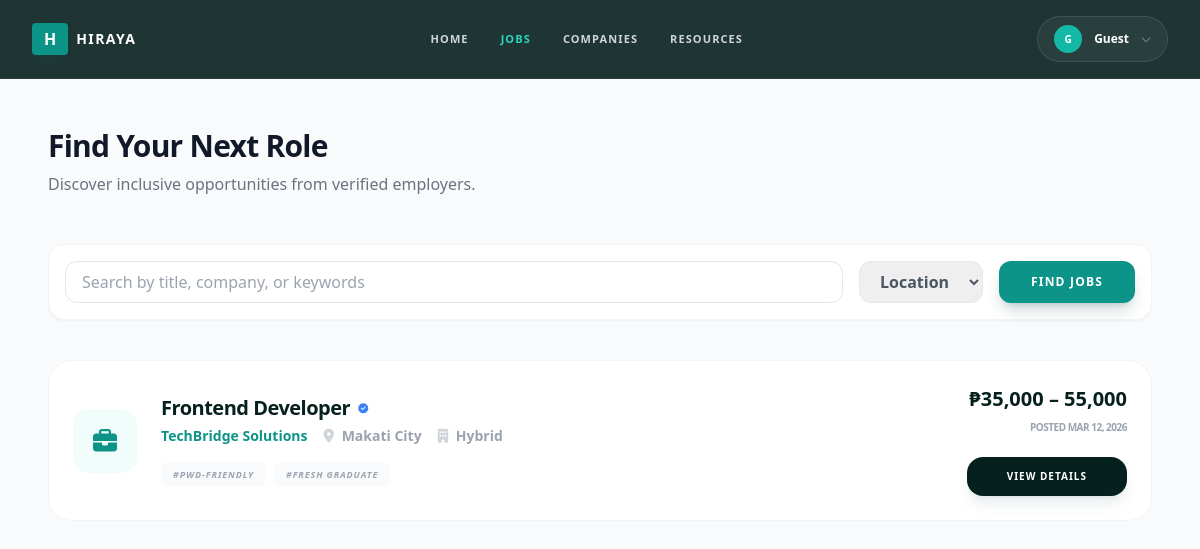
/dashboard/user/jobs/jobs.php, run on the app's committed database.
### tables this page shows
CREATE TABLE IF NOT EXISTS `jobs` (
    `id` INT AUTO_INCREMENT PRIMARY KEY,
    `company_id` INT NOT NULL,
    `category_id` INT NOT NULL,
    `title` VARCHAR(255) NOT NULL,
    `description` TEXT NOT NULL,
    `location` VARCHAR(255) NOT NULL,
    `work_type` ENUM('Remote', 'On-site', 'Hybrid') DEFAULT 'On-site',
    `job_type` ENUM('full time', 'part time', 'Internship', 'Contract') DEFAULT 'full time',
    `salary_min` INT,
    `salary_max` INT,
    `tags` TEXT,  
    `is_active` TINYINT(1) DEFAULT 1,
    `posted_date` TIMESTAMP DEFAULT CURRENT_TIMESTAMP,
    FOREIGN KEY (`company_id`) REFERENCES `companies`(`id`) ON DELETE CASCADE,
    FOREIGN KEY (`category_id`) REFERENCES `categories`(`id`)
);

CREATE TABLE IF NOT EXISTS `companies` (
    `id` INT AUTO_INCREMENT PRIMARY KEY,
    `employer_id` INT NOT NULL,
    `name` VARCHAR(255) NOT NULL,
    `industry` VARCHAR(100),
    `description` TEXT,
    `logo` VARCHAR(255) DEFAULT 'default_logo.png',
    `website` VARCHAR(255),
    `location` VARCHAR(255),
    `size` VARCHAR(50) DEFAULT '51-200',
    `is_verified` TINYINT(1) DEFAULT 0,
    `is_pwd_friendly` TINYINT(1) DEFAULT 0,
    `verified` TINYINT(1) DEFAULT 0,  
    FOREIGN KEY (`employer_id`) REFERENCES `users`(`id`) ON DELETE CASCADE
);

### dashboard/user/jobs/jobs.php (the view, shortened to what this page needs)
<?php
include '../../../includes/db.php';
include '../../../includes/header.php';
try {
    $query = "SELECT j.*, c.name AS company_name, c.logo AS company_logo, c.is_verified
              FROM jobs j
              JOIN companies c ON j.company_id = c.id
              WHERE j.is_active = 1
              AND c.is_verified = 1
              ORDER BY j.posted_date DESC";
    $stmt = $pdo->prepare($query);
    $stmt->execute();
    $jobs = $stmt->fetchAll(PDO::FETCH_ASSOC);
} catch (PDOException $e) {
    die("Could not connect to the database: " . $e->getMessage());
}
?>
<main class="bg-gray-50 min-h-screen pt-32 pb-20">
    <div class="max-w-6xl mx-auto px-6">
        <header class="mb-12">
            <h1 class="text-3xl font-bold text-gray-900 tracking-tight">Find Your Next Role</h1>
            <p class="text-gray-500 mt-2 font-medium">Discover inclusive opportunities from verified employers.</p>
        </header>
        <div class="bg-white p-4 rounded-2xl shadow-sm border border-gray-100 flex flex-wrap gap-4 mb-10">
            <input type="text" placeholder="Search by title, company, or keywords" class="flex-1 min-w-[250px] px-4 py-2 rounded-xl border border-gray-200 focus:outline-none focus:ring-2 focus:ring-teal-500/20 focus:border-teal-500 transition font-medium">
            <select class="px-4 py-2 rounded-xl border border-gray-200 focus:outline-none focus:ring-2 focus:ring-teal-500/20 text-gray-600 font-bold">
                <option>Location</option>
            </select>
            <button class="bg-teal-600 text-white px-8 py-2 rounded-xl font-black uppercase text-xs tracking-widest hover:bg-teal-700 transition shadow-lg shadow-teal-900/20 active:scale-95 transition-transform">
                Find Jobs
            </button>
        </div>
        <div class="grid grid-cols-1 gap-6">
            <?php if (count($jobs) > 0): ?>
                <?php foreach ($jobs as $job):
                    $symbol = ($job['salary_currency'] === 'USD') ? '$' : '₱';
                ?>
                    <div class="bg-white p-6 rounded-3xl border border-gray-100 hover:border-teal-500/30 hover:shadow-xl hover:shadow-teal-900/5 hover:-translate-y-1 transition-all duration-300 group flex flex-col md:flex-row justify-between items-start md:items-center gap-6">
                        <div class="flex gap-6 items-center">
                            <div class="w-16 h-16 rounded-2xl bg-teal-50 flex items-center justify-center text-teal-600 text-2xl border border-teal-50 group-hover:scale-110 group-hover:rotate-3 transition-transform duration-300">
                                <i class="fa-solid <?php echo htmlspecialchars($job['icon'] ?? 'fa-briefcase'); ?>"></i>
                            </div>
                            <div>
                                <div class="flex items-center gap-2">
                                    <h3 class="text-xl font-black text-[#06201d] group-hover:text-teal-600 transition-colors tracking-tight">
                                        <?php echo htmlspecialchars($job['title']); ?>
                                    </h3>
                                    <?php if($job['is_verified']): ?>
                                        <i class="fa-solid fa-circle-check text-blue-500 text-[10px]" title="Verified Employer"></i>
                                    <?php endif; ?>
                                </div>
                                <div class="flex flex-wrap items-center gap-y-2 gap-x-4 mt-1 text-sm text-gray-400 font-bold">
                                    <span class="text-teal-600"><?php echo htmlspecialchars($job['company_name']); ?></span>
                                    <span><i class="fa-solid fa-location-dot mr-1 text-gray-300"></i> <?php echo htmlspecialchars($job['location']); ?></span>
                                    <span><i class="fa-solid <?php echo ($job['work_type'] === 'Remote') ? 'fa-house-laptop' : 'fa-building'; ?> mr-1 text-gray-300"></i> <?php echo htmlspecialchars($job['work_type']); ?></span>
                                </div>
                                <div class="flex gap-2 mt-4">
                                    <?php
                                        $tags = explode(',', $job['tags']);
                                        foreach($tags as $tag):
                                    ?>
                                        <span class="text-[9px] font-black uppercase tracking-widest bg-gray-50 text-gray-400 px-3 py-1.5 rounded-lg group-hover:bg-teal-600 group-hover:text-white transition-colors duration-300 italic">
                                            #<?php echo trim($tag); ?>
                                        </span>
                                    <?php endforeach; ?>
                                </div>
                            </div>
                        </div>
                        <div class="flex flex-col items-end gap-3 w-full md:w-auto">
                            <div class="text-right">
                                <span class="block text-xl font-black text-[#06201d]">
                                    <?php echo $symbol . number_format($job['salary_min']); ?> – <?php echo number_format($job['salary_max']); ?>
                                </span>
                                <span class="text-[10px] text-gray-400 font-black uppercase tracking-tighter">
                                    Posted <?php echo date('M d, Y', strtotime($job['posted_date'])); ?>
                                </span>
                            </div>
                            <a href="job-details.php?id=<?php echo $job['id']; ?>" class="mt-2 w-full md:w-auto text-center px-10 py-3 bg-[#06201d] text-white text-[10px] font-black uppercase tracking-widest rounded-2xl hover:bg-teal-600 transition-all shadow-lg shadow-teal-900/10 active:scale-95">
                                View Details
                            </a>
                        </div>
                    </div>
                <?php endforeach; ?>
            <?php endif; ?>
        </div>
    </div>
</main>
<?php include '../../../includes/footer.php'; ?>

### includes/header.php (shortened to what this page needs)
<?php
$current_page = basename($_SERVER['PHP_SELF']);
$base_path = "/SDG/";
$first_name = $_SESSION['first_name'] ?? "Guest";
$initial = strtoupper(substr($first_name, 0, 1));
?>
<!DOCTYPE html>
<html lang="en">
<head>
    <script src="https://cdn.tailwindcss.com"></script>
    <link rel="stylesheet" href="https://cdnjs.cloudflare.com/ajax/libs/font-awesome/6.4.0/css/all.min.css">
    <link rel="stylesheet" href="<?php echo $css_path ?? $base_path . 'assets/css/bg.css'; ?>">
</head>
<body class="min-h-screen flex flex-col bg-gray-50 font-sans">
    <header class="fixed w-full z-50 bg-[#06201d]/90 backdrop-blur-md text-white py-4 px-8 flex justify-between items-center border-b border-white/5">
        <div class="flex items-center gap-2">
            <span class="bg-teal-600 p-1 px-3 rounded font-bold shadow-lg shadow-teal-900/20">H</span>
            <span class="font-bold tracking-widest uppercase text-sm">Hiraya</span>
        </div>
        <nav class="hidden md:flex gap-8 text-[11px] font-bold uppercase tracking-widest">
            <a href="<?php echo $base_path; ?>index.php" class="<?php echo ($current_page == 'index.php') ? 'text-teal-400' : 'text-gray-300 hover:text-white transition'; ?>">Home</a>
            <a href="<?php echo $base_path; ?>dashboard/user/jobs/jobs.php" class="<?php echo ($current_page == 'jobs.php') ? 'text-teal-400' : 'text-gray-300 hover:text-white transition'; ?>">Jobs</a>
            <a href="<?php echo $base_path; ?>dashboard/user/companies.php" class="<?php echo ($current_page == 'companies.php') ? 'text-teal-400' : 'text-gray-300 hover:text-white transition'; ?>">Companies</a>
            <a href="<?php echo $base_path; ?>dashboard/user/resources.php" class="<?php echo ($current_page == 'resources.php') ? 'text-teal-400' : 'text-gray-300 hover:text-white transition'; ?>">Resources</a>
        </nav>
        <div class="relative inline-block text-left">
            <button onclick="toggleDropdown()" class="flex items-center gap-3 bg-white/5 hover:bg-white/10 px-4 py-2 rounded-full transition-all active:scale-95 cursor-pointer border border-white/10">
                <div class="w-7 h-7 bg-teal-500 rounded-full flex items-center justify-center text-[10px] font-bold text-white shadow-sm">
                    <?php echo htmlspecialchars($initial); ?>
                </div>
                <span class="text-white text-xs font-bold"><?php echo htmlspecialchars($first_name); ?></span>
                <i class="fa-solid fa-chevron-down text-[10px] text-gray-500"></i>
            </button>
        </div>
    </header>

### includes/footer.php (shortened to what this page needs)
</body>
</html>

### data on the page
jobs: title "Frontend Developer", company.name "TechBridge Solutions", location "Makati City", work_type "Hybrid", tags "PWD-FRIENDLY", tags "FRESH GRADUATE", salary_currency "₱", salary_min "35,000", salary_max "55,000", posted_date "MAR 12, 2026"

### other printed values
$initial "G"
$first_name "Guest"
